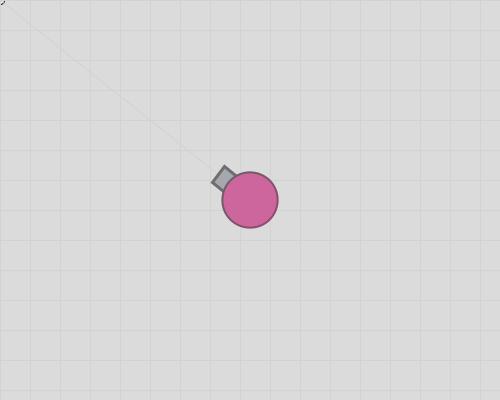
Frame 1 (no input)
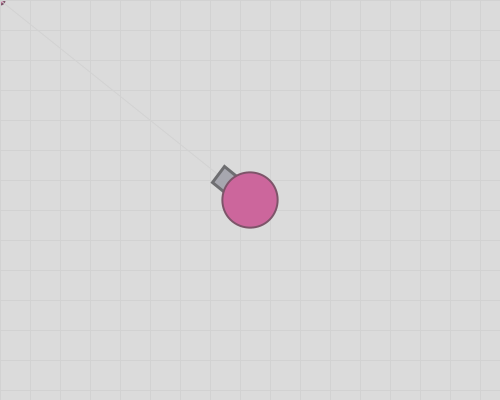
Frame 60 (the mouse pressed at the canvas centre just before this capture)
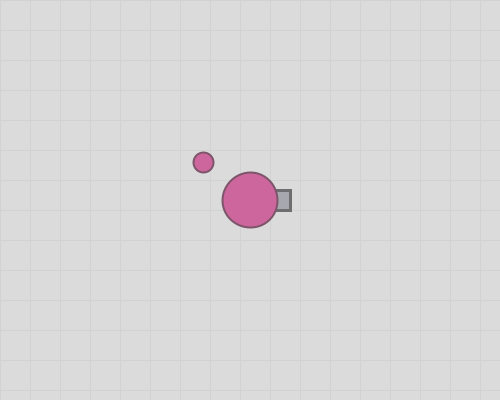
Frame 120 (the mouse held since frame 60 and released just before this capture)

The Processing sketch that drew these frames (run headless with seeded random() and noise(); from frame 60 on, the mouse is pressed at the canvas centre):

// Processing sketch: week07_9_arras09_recycle_bullet_move_right_to_left
// ── week07_9_arras09_recycle_bullet_move_right_to_left.pde
void setup() {
  size(500, 400);
}

void keyPressed() {
  //按下去時會有速度，放開後速度要變成0
  if (keyCode == RIGHT) vx = 1;
  if (keyCode == LEFT) vx = -1;
  if (keyCode == UP) vy = -1;
  if (keyCode == DOWN) vy = 1;
}

void keyReleased() {
  if (keyCode == RIGHT || keyCode == LEFT) vx = 0;
  if (keyCode == UP || keyCode == DOWN) vy = 0;
}
float x = 250, y = 200, vx = 0, vy = 0;
void draw() {
  x += vx;
  y += vy;
  //background(215, 184, 200); 粉色底
  //stroke(211, 180, 196);//粉色線條
  background(219); //灰色底
  translate(-x, -y); //全世界都往反方向移動
  translate(width/2, height/2);
  float mx = mouseX + x - width/2, my = mouseY +y - height/2;
  ellipse(mx, my, 8, 8);
  stroke(210); //灰色線條
  strokeWeight(1);
  for (int i = 0; i < 30; i++) {
    line(0, i*30, 500, i*30);
    line(i*30, 0, i*30, 500);
  }

  float dx = mx - x, dy = my - y;
  float a = atan2(dy, dx); //a是角度
  line(x, y, mx, my);
  angle = a;
  pushMatrix();
  myTank(x, y, a);
  popMatrix();
  for (int i = 0; i < bulletN; i++) {
    bulletX[i] += bulletVX[i];
    bulletY[i] += bulletVY[i];
    ellipse(bulletX[i], bulletY[i], 20, 20);
  }
}

float angle; //一開始有0個子彈，之後會慢慢增加
int bulletN = 0;
float[] bulletX = new float[100];
float[] bulletY = new float[100];
float[] bulletVX = new float[100];
float[] bulletVY = new float[100];//子彈x, y的位置和速度

void mousePressed() {
  int i = bulletN;
  bulletX[i] = x;
  bulletY[i] = y;
  bulletVX[i] = cos(angle);
  bulletVY[i] = sin(angle);
  bulletN ++;
  if (bulletN == 100) {
    for (int k = 0; k < 50; k++) {
      bulletX[k] = bulletX[k+50];
      bulletY[k] = bulletY[k+50];
      bulletVX[k] = bulletVX[k+50];
      bulletVY[k] = bulletVY[k+50];
    }
  }
}

void myTank(float x, float y, float a) {
  translate(x, y); //大二圖學課教的移動
  rotate(a); //大二圖學課教的旋轉

  fill(167, 167, 175);
  stroke(110, 110, 113);
  strokeWeight(3);
  rect(20, -10, 20, 20); //砲管位置及大小

  fill(204, 102, 156);
  stroke(125, 84, 105);
  strokeWeight(2);
  ellipse(0, 0, 55, 55); //球體位置及大小
}
